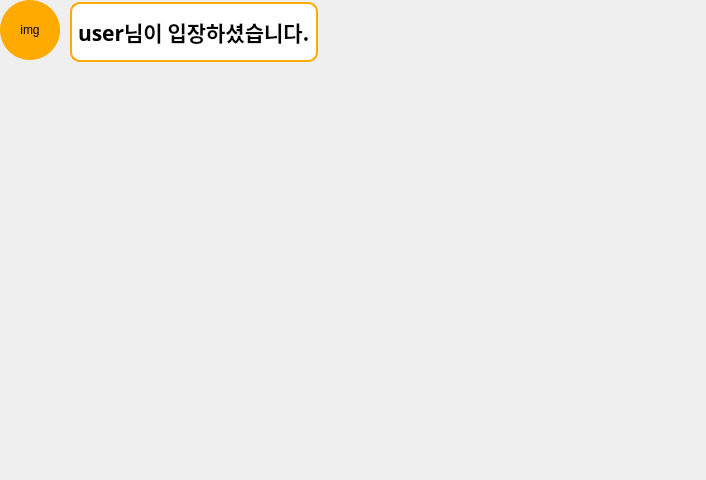
                <widget class="QWidget" name="chatContents">
                 <property name="geometry">
                  <rect>
                   <x>0</x>
                   <y>0</y>
                   <width>706</width>
                   <height>480</height>
                  </rect>
                 </property>
                 <layout class="QGridLayout" name="gridLayout_3">
                  <property name="leftMargin">
                   <number>0</number>
                  </property>
                  <property name="topMargin">
                   <number>0</number>
                  </property>
                  <property name="rightMargin">
                   <number>0</number>
                  </property>
                  <property name="bottomMargin">
                   <number>5</number>
                  </property>
                  <property name="spacing">
                   <number>7</number>
                  </property>
                  <item row="2" column="0">
                   <spacer name="chatAreaDownSpacer">
                    <property name="orientation">
                     <enum>Qt::Vertical</enum>
                    </property>
                    <property name="sizeType">
                     <enum>QSizePolicy::Expanding</enum>
                    </property>
                    <property name="sizeHint" stdset="0">
                     <size>
                      <width>20</width>
                      <height>9999999</height>
                     </size>
                    </property>
                   </spacer>
                  </item>
                  <item row="1" column="0">
                   <widget class="QFrame" name="chatBox">
                    <property name="sizePolicy">
                     <sizepolicy hsizetype="Preferred" vsizetype="Fixed">
                      <horstretch>0</horstretch>
                      <verstretch>0</verstretch>
                     </sizepolicy>
                    </property>
                    <property name="minimumSize">
                     <size>
                      <width>0</width>
                      <height>65</height>
                     </size>
                    </property>
                    <layout class="QHBoxLayout" name="_2">
                     <property name="spacing">
                      <number>10</number>
                     </property>
                     <property name="leftMargin">
                      <number>0</number>
                     </property>
                     <property name="topMargin">
                      <number>0</number>
                     </property>
                     <property name="rightMargin">
                      <number>0</number>
                     </property>
                     <property name="bottomMargin">
                      <number>0</number>
                     </property>
                     <item>
                      <widget class="QFrame" name="chatUserBox">
                       <property name="sizePolicy">
                        <sizepolicy hsizetype="Fixed" vsizetype="Preferred">
                         <horstretch>0</horstretch>
                         <verstretch>0</verstretch>
                        </sizepolicy>
                       </property>
                       <property name="minimumSize">
                        <size>
                         <width>60</width>
                         <height>0</height>
                        </size>
                       </property>
                       <layout class="QVBoxLayout" name="verticalLayout_14">
                        <property name="spacing">
                         <number>1</number>
                        </property>
                        <property name="leftMargin">
                         <number>0</number>
                        </property>
                        <property name="topMargin">
                         <number>0</number>
                        </property>
                        <property name="rightMargin">
                         <number>0</number>
                        </property>
                        <property name="bottomMargin">
                         <number>0</number>
                        </property>
                        <item>
                         <widget class="QLabel" name="chatUserImg">
                          <property name="sizePolicy">
                           <sizepolicy hsizetype="Fixed" vsizetype="Fixed">
                            <horstretch>0</horstretch>
                            <verstretch>0</verstretch>
                           </sizepolicy>
                          </property>
                          <property name="minimumSize">
                           <size>
                            <width>60</width>
                            <height>60</height>
                           </size>
                          </property>
                          <property name="maximumSize">
                           <size>
                            <width>60</width>
                            <height>60</height>
                           </size>
                          </property>
                          <property name="font">
                           <font>
                            <stylestrategy>PreferDefault</stylestrategy>
                           </font>
                          </property>
                          <property name="layoutDirection">
                           <enum>Qt::LeftToRight</enum>
                          </property>
                          <property name="styleSheet">
                           <string notr="true">border-radius: 30px;
background-color: rgb(255, 170, 0);</string>
                          </property>
                          <property name="text">
                           <string>img</string>
                          </property>
                          <property name="alignment">
                           <set>Qt::AlignCenter</set>
                          </property>
                         </widget>
                        </item>
                        <item>
                         <spacer name="chatUserDownSpacer">
                          <property name="orientation">
                           <enum>Qt::Vertical</enum>
                          </property>
                          <property name="sizeType">
                           <enum>QSizePolicy::Expanding</enum>
                          </property>
                          <property name="sizeHint" stdset="0">
                           <size>
                            <width>20</width>
                            <height>50</height>
                           </size>
                          </property>
                         </spacer>
                        </item>
                       </layout>
                      </widget>
                     </item>
                     <item>
                      <widget class="QLabel" name="chatting">
                       <property name="enabled">
                        <bool>true</bool>
                       </property>
                       <property name="sizePolicy">
                        <sizepolicy hsizetype="Preferred" vsizetype="Fixed">
                         <horstretch>0</horstretch>
                         <verstretch>0</verstretch>
                        </sizepolicy>
                       </property>
                       <property name="minimumSize">
                        <size>
                         <width>0</width>
                         <height>60</height>
                        </size>
                       </property>
                       <property name="maximumSize">
                        <size>
                         <width>16777215</width>
                         <height>16777215</height>
                        </size>
                       </property>
                       <property name="font">
                        <font>
                         <family>나눔고딕</family>
                         <pointsize>16</pointsize>
                         <weight>75</weight>
                         <bold>true</bold>
                         <stylestrategy>PreferDefault</stylestrategy>
                         <kerning>true</kerning>
                        </font>
                       </property>
                       <property name="styleSheet">
                        <string notr="true">border: 2px solid rgb(255, 170, 0);
border-radius: 10px;
background-color: rgb(255, 255, 255);</string>
                       </property>
                       <property name="text">
                        <string>user님이 입장하셨습니다.</string>
                       </property>
                      </widget>
                     </item>
                     <item>
                      <spacer name="chatBoxRightSpacer">
                       <property name="orientation">
                        <enum>Qt::Horizontal</enum>
                       </property>
                       <property name="sizeType">
                        <enum>QSizePolicy::Expanding</enum>
                       </property>
                       <property name="sizeHint" stdset="0">
                        <size>
                         <width>50</width>
                         <height>50</height>
                        </size>
                       </property>
                      </spacer>
                     </item>
                    </layout>
                   </widget>
                  </item>
                 </layout>
                </widget>
